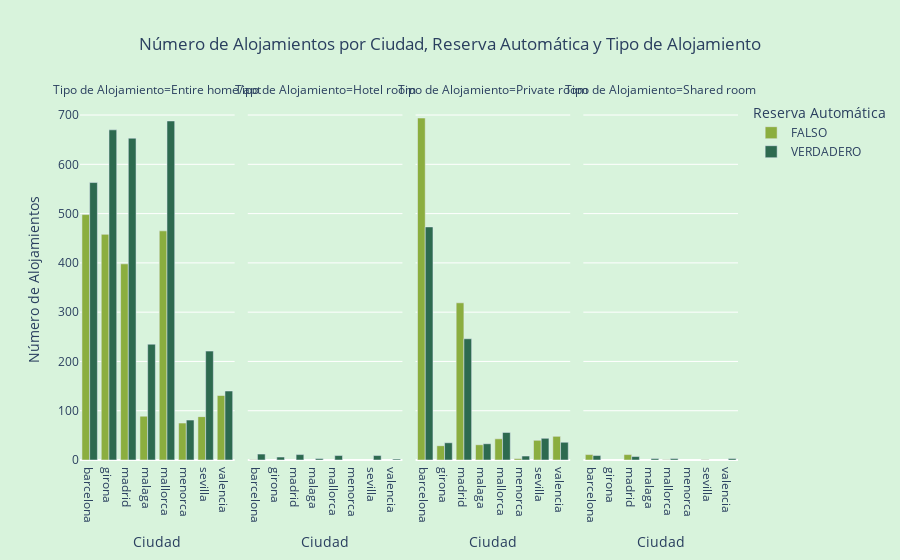

The notebook cell this image was saved under:
### Code cell
import pandas as pd
import plotly.express as px

# Agrupar y contar número de alojamientos
df_conteo = df.groupby(['city', 'is_instant_bookable', 'room_type']).size().reset_index(name='Num_accommod')

# Mapear colores personalizados para Reserva Automática
colores_personalizados = {
    'FALSO': '#8BAE3F',     # verde claro
    'VERDADERO': '#2D6A4F'  # verde oscuro
}

# Renombrar columna para claridad en el gráfico
df_conteo.rename(columns={'is_instant_bookable': 'Reserva Automática', 'room_type': 'Tipo de Alojamiento'}, inplace=True)

# Gráfico de barras facetado por tipo de alojamiento
fig = px.bar(
    df_conteo,
    x='city',
    y='Num_accommod',
    color='Reserva Automática',
    barmode='group',
    facet_col='Tipo de Alojamiento',
    category_orders={"Reserva Automática": ['FALSO', 'VERDADERO']},
    color_discrete_map=colores_personalizados,
    title='Número de Alojamientos por Ciudad, Reserva Automática y Tipo de Alojamiento',
    labels={'city': 'Ciudad', 'Num_accommod': 'Número de Alojamientos'}
)

# Ajustes de estilo y fondo
fig.update_layout(
    paper_bgcolor="#D8F3DC",
    plot_bgcolor="#D8F3DC",
    title_x=0.5,
    yaxis_title='Número de Alojamientos'
)

# Mostrar gráfico
fig.show()

### Figure 1 — Plotly figure (JSON) as saved in the notebook; plotly's stock layout.template omitted (floating-point values rounded to 4 significant figures)
{"data": [{"alignmentgroup": "True", "hovertemplate": "Reserva Automática=FALSO<br>Tipo de Alojamiento=Entire home/apt<br>Ciudad=%{x}<br>Número de Alojamientos=%{y}<extra></extra>", "legendgroup": "FALSO", "marker": {"color": "#8BAE3F", "pattern": {"shape": ""}}, "name": "FALSO", "offsetgroup": "FALSO", "orientation": "v", "showlegend": true, "textposition": "auto", "type": "bar", "x": ["barcelona", "girona", "madrid", "malaga", "mallorca", "menorca", "sevilla", "valencia"], "xaxis": "x", "y": [498, 458, 398, 89, 465, 75, 88, 131], "yaxis": "y"}, {"alignmentgroup": "True", "hovertemplate": "Reserva Automática=FALSO<br>Tipo de Alojamiento=Hotel room<br>Ciudad=%{x}<br>Número de Alojamientos=%{y}<extra></extra>", "legendgroup": "FALSO", "marker": {"color": "#8BAE3F", "pattern": {"shape": ""}}, "name": "FALSO", "offsetgroup": "FALSO", "orientation": "v", "showlegend": false, "textposition": "auto", "type": "bar", "x": ["barcelona"], "xaxis": "x2", "y": [1], "yaxis": "y2"}, {"alignmentgroup": "True", "hovertemplate": "Reserva Automática=FALSO<br>Tipo de Alojamiento=Private room<br>Ciudad=%{x}<br>Número de Alojamientos=%{y}<extra></extra>", "legendgroup": "FALSO", "marker": {"color": "#8BAE3F", "pattern": {"shape": ""}}, "name": "FALSO", "offsetgroup": "FALSO", "orientation": "v", "showlegend": false, "textposition": "auto", "type": "bar", "x": ["barcelona", "girona", "madrid", "malaga", "mallorca", "menorca", "sevilla", "valencia"], "xaxis": "x3", "y": [694, 29, 319, 31, 43, 3, 40, 48], "yaxis": "y3"}, {"alignmentgroup": "True", "hovertemplate": "Reserva Automática=FALSO<br>Tipo de Alojamiento=Shared room<br>Ciudad=%{x}<br>Número de Alojamientos=%{y}<extra></extra>", "legendgroup": "FALSO", "marker": {"color": "#8BAE3F", "pattern": {"shape": ""}}, "name": "FALSO", "offsetgroup": "FALSO", "orientation": "v", "showlegend": false, "textposition": "auto", "type": "bar", "x": ["barcelona", "madrid", "mallorca", "sevilla"], "xaxis": "x4", "y": [11, 11, 1, 1], "yaxis": "y4"}, {"alignmentgroup": "True", "hovertemplate": "Reserva Automática=VERDADERO<br>Tipo de Alojamiento=Entire home/apt<br>Ciudad=%{x}<br>Número de Alojamientos=%{y}<extra></extra>", "legendgroup": "VERDADERO", "marker": {"color": "#2D6A4F", "pattern": {"shape": ""}}, "name": "VERDADERO", "offsetgroup": "VERDADERO", "orientation": "v", "showlegend": true, "textposition": "auto", "type": "bar", "x": ["barcelona", "girona", "madrid", "malaga", "mallorca", "menorca", "sevilla", "valencia"], "xaxis": "x", "y": [563, 670, 653, 235, 688, 81, 221, 140], "yaxis": "y"}, {"alignmentgroup": "True", "hovertemplate": "Reserva Automática=VERDADERO<br>Tipo de Alojamiento=Hotel room<br>Ciudad=%{x}<br>Número de Alojamientos=%{y}<extra></extra>", "legendgroup": "VERDADERO", "marker": {"color": "#2D6A4F", "pattern": {"shape": ""}}, "name": "VERDADERO", "offsetgroup": "VERDADERO", "orientation": "v", "showlegend": false, "textposition": "auto", "type": "bar", "x": ["barcelona", "girona", "madrid", "malaga", "mallorca", "sevilla", "valencia"], "xaxis": "x2", "y": [12, 6, 11, 3, 9, 9, 2], "yaxis": "y2"}, {"alignmentgroup": "True", "hovertemplate": "Reserva Automática=VERDADERO<br>Tipo de Alojamiento=Private room<br>Ciudad=%{x}<br>Número de Alojamientos=%{y}<extra></extra>", "legendgroup": "VERDADERO", "marker": {"color": "#2D6A4F", "pattern": {"shape": ""}}, "name": "VERDADERO", "offsetgroup": "VERDADERO", "orientation": "v", "showlegend": false, "textposition": "auto", "type": "bar", "x": ["barcelona", "girona", "madrid", "malaga", "mallorca", "menorca", "sevilla", "valencia"], "xaxis": "x3", "y": [473, 35, 246, 33, 56, 8, 44, 36], "yaxis": "y3"}, {"alignmentgroup": "True", "hovertemplate": "Reserva Automática=VERDADERO<br>Tipo de Alojamiento=Shared room<br>Ciudad=%{x}<br>Número de Alojamientos=%{y}<extra></extra>", "legendgroup": "VERDADERO", "marker": {"color": "#2D6A4F", "pattern": {"shape": ""}}, "name": "VERDADERO", "offsetgroup": "VERDADERO", "orientation": "v", "showlegend": false, "textposition": "auto", "type": "bar", "x": ["barcelona", "madrid", "malaga", "mallorca", "valencia"], "xaxis": "x4", "y": [9, 7, 3, 3, 3], "yaxis": "y4"}], "layout": {"annotations": [{"font": {}, "showarrow": false, "text": "Tipo de Alojamiento=Entire home/apt", "x": 0.1175, "xanchor": "center", "xref": "paper", "y": 1, "yanchor": "bottom", "yref": "paper"}, {"font": {}, "showarrow": false, "text": "Tipo de Alojamiento=Hotel room", "x": 0.3725, "xanchor": "center", "xref": "paper", "y": 1, "yanchor": "bottom", "yref": "paper"}, {"font": {}, "showarrow": false, "text": "Tipo de Alojamiento=Private room", "x": 0.6275, "xanchor": "center", "xref": "paper", "y": 1, "yanchor": "bottom", "yref": "paper"}, {"font": {}, "showarrow": false, "text": "Tipo de Alojamiento=Shared room", "x": 0.8825, "xanchor": "center", "xref": "paper", "y": 1, "yanchor": "bottom", "yref": "paper"}], "barmode": "group", "legend": {"title": {"text": "Reserva Automática"}, "tracegroupgap": 0}, "paper_bgcolor": "#D8F3DC", "plot_bgcolor": "#D8F3DC", "title": {"text": "Número de Alojamientos por Ciudad, Reserva Automática y Tipo de Alojamiento", "x": 0.5}, "xaxis": {"anchor": "y", "domain": [0, 0.235], "title": {"text": "Ciudad"}}, "xaxis2": {"anchor": "y2", "domain": [0.255, 0.49], "matches": "x", "title": {"text": "Ciudad"}}, "xaxis3": {"anchor": "y3", "domain": [0.51, 0.745], "matches": "x", "title": {"text": "Ciudad"}}, "xaxis4": {"anchor": "y4", "domain": [0.765, 1.0], "matches": "x", "title": {"text": "Ciudad"}}, "yaxis": {"anchor": "x", "domain": [0, 1], "title": {"text": "Número de Alojamientos"}}, "yaxis2": {"anchor": "x2", "domain": [0, 1], "matches": "y", "showticklabels": false}, "yaxis3": {"anchor": "x3", "domain": [0, 1], "matches": "y", "showticklabels": false}, "yaxis4": {"anchor": "x4", "domain": [0, 1], "matches": "y", "showticklabels": false}}}
